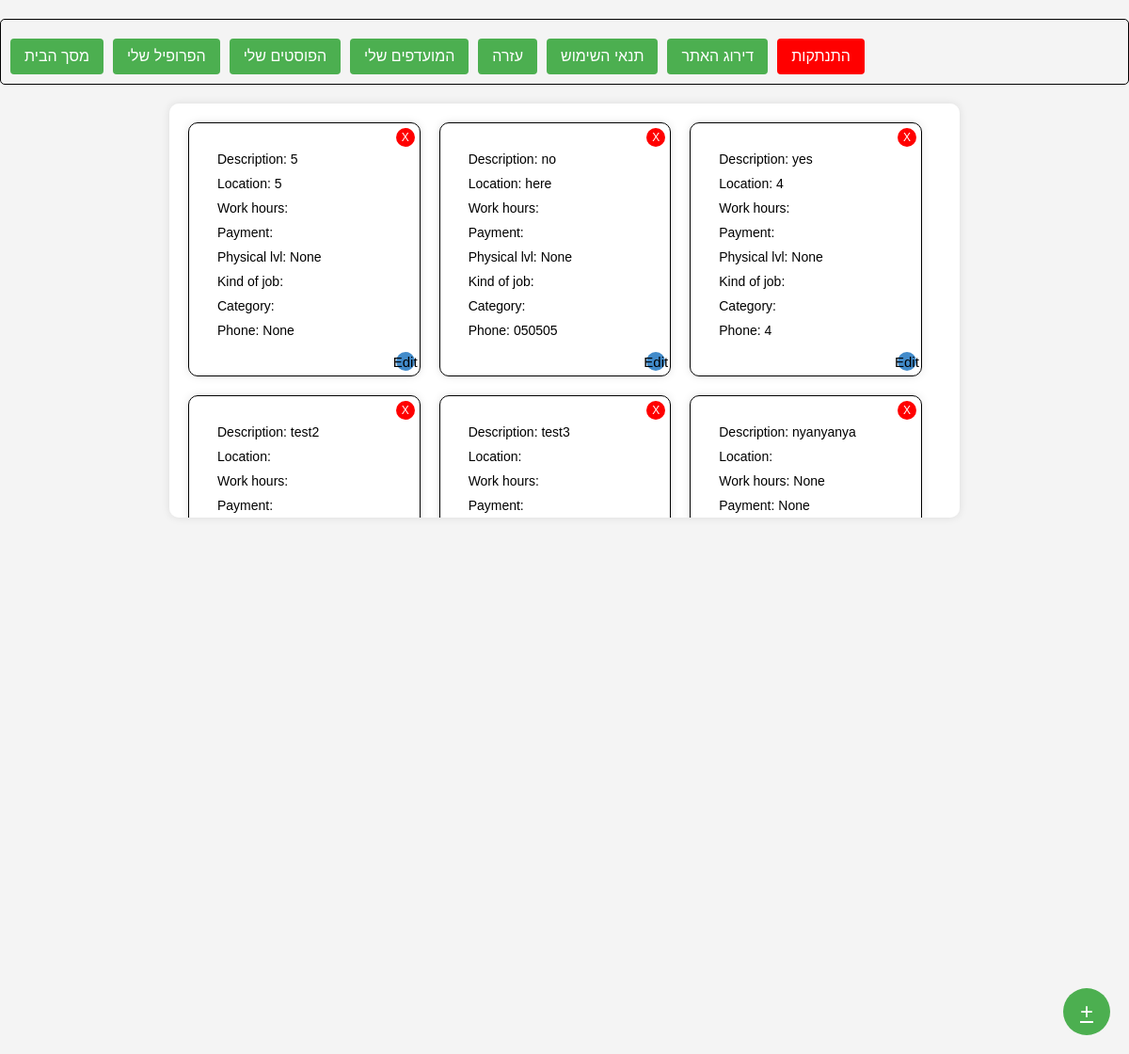
Page /myposts/ (signed in) on the earlier database version.
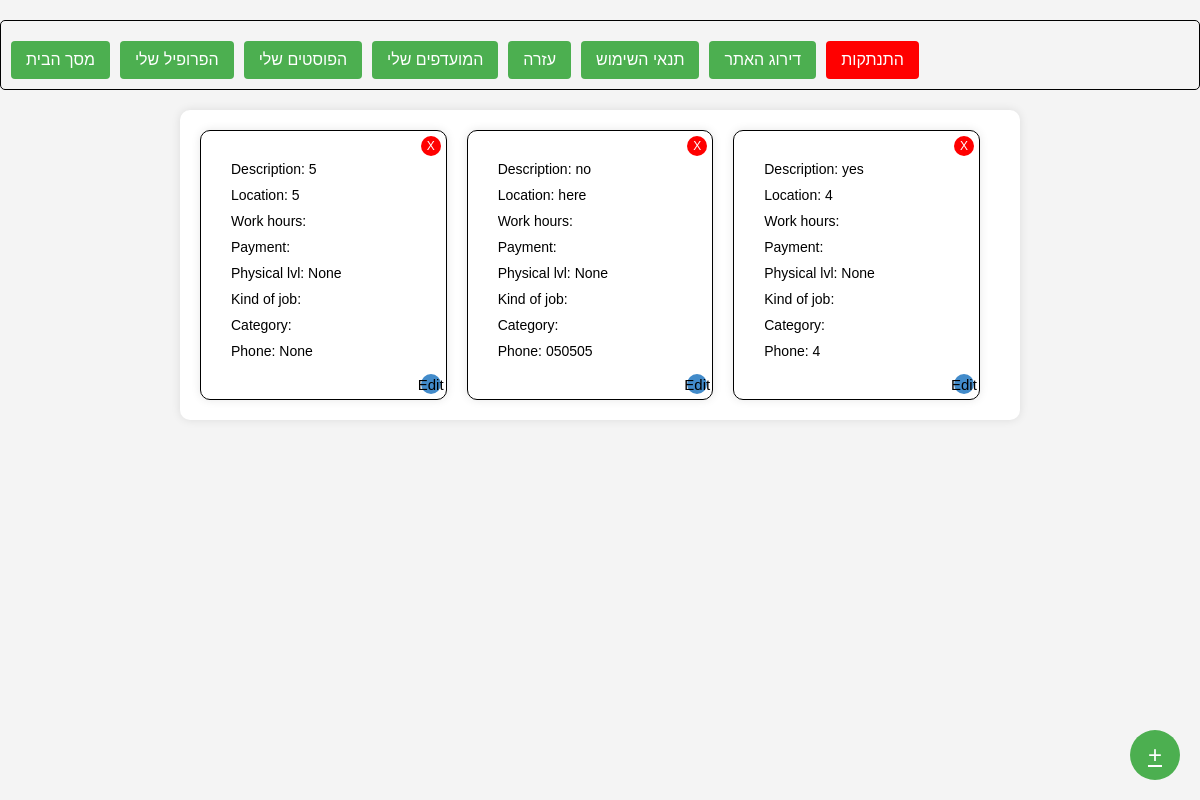
Same page on the later database version.
### posts/models.py (models this page shows)
class Post(models.Model):
    description = models.TextField(null=True, blank=True)
    location = models.TextField(null=True, blank=True)
    payment = models.TextField(null=True, blank=True)
    work_hours = models.TextField(null=True, blank=True)
    phys_lvl = models.IntegerField(null=True, blank=True)
    kind_of_job = models.TextField(null=True, blank=True)
    category = models.TextField(null=True, blank=True)
    phone = models.TextField(null=True, blank=True)

### project/views.py (the view)
# urls.py: path('myposts/', views.myposts, name="myposts"),
def myposts(request):
    global_user_id = request.session.get('global_user_id')
    if global_user_id:
        user = User.objects.get(id=global_user_id)
        my_post_ids = user.my_posts  # List of post IDs belonging to the user
        filtered_posts = Post.objects.filter(id__in=my_post_ids)
        my_posts_count = len(filtered_posts)
        context = {'posts': filtered_posts, 'open_posts_count': my_posts_count}
        return render(request, 'posts.html', context)
    else:
        return JsonResponse({'error': 'User not logged in'}, status=401)

### templates/posts.html (shortened to what this page needs)
<!DOCTYPE html>
<html lang="en">
<head>
</head>
<body>
{% extends 'toolbar.html' %}
{% block content %}
<div class="posts-container">
  <div class="posts">
    {% for post in posts %}
      <div class="post" data-description="{{ post.description }}" data-location="{{ post.location }}" data-work_hours="{{ post.work_hours }}" data-phys_lvl="{{ post.phys_lvl }}" data-kind_of_job="{{ post.kind_of_job }}" data-category="{{ post.category }}" data-phone="{{ post.phone }}">
          <div class="post-content">
              <div class="post-info">Description: {{ post.description }}</div>
              <div class="post-info">Location: {{ post.location }}</div>
              <div class="post-info">Work hours: {{ post.work_hours }}</div>
              <div class="post-info">Payment: {{ post.payment }}</div>
              <div class="post-info">Physical lvl: {{ post.phys_lvl }}</div>
              <div class="post-info">Kind of job: {{ post.kind_of_job }}</div>
              <div class="post-info">Category: {{ post.category }}</div>
              <div class="post-info">Phone: {{ post.phone }}</div>
              <button class="remove-button" onclick="removePost(event)" data-post-id="{{ post.id }}">X</button>
              <button class="edit-button" onclick="editPost(event)" data-post-id="{{ post.id }}">Edit</button>
          </div>
      </div>
    {% endfor %}
  </div>
</div>
<a href="{% url 'create_post' %}" class="create-post-button" onclick="checkOpenPosts()">+</a>
</body>
</html>
{% endblock %}

Differences in the rows shown:
removed Post: description "test2"
removed Post: description "test3"
removed Post: description "nyanyanya", work_hours "None", payment "None"
